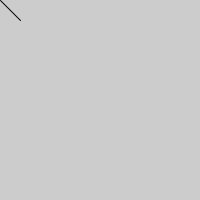
Frame 1 (no input)
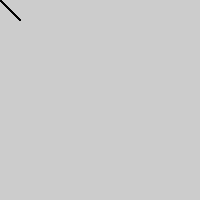
Frame 60 (the mouse pressed at the canvas centre just before this capture)
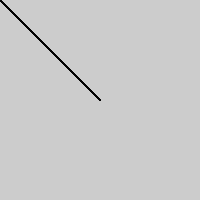
Frame 120 (the mouse held since frame 60 and released just before this capture)

The Processing sketch that drew these frames (run headless with seeded random() and noise(); from frame 60 on, the mouse is pressed at the canvas centre):

// Processing sketch: processing_106831
// ── processing_106831.pde

void setup(){
   size(200,200);
}

void draw() {
    fill(5,204,244);
    line(mouseX,mouseY,20,20);
}
